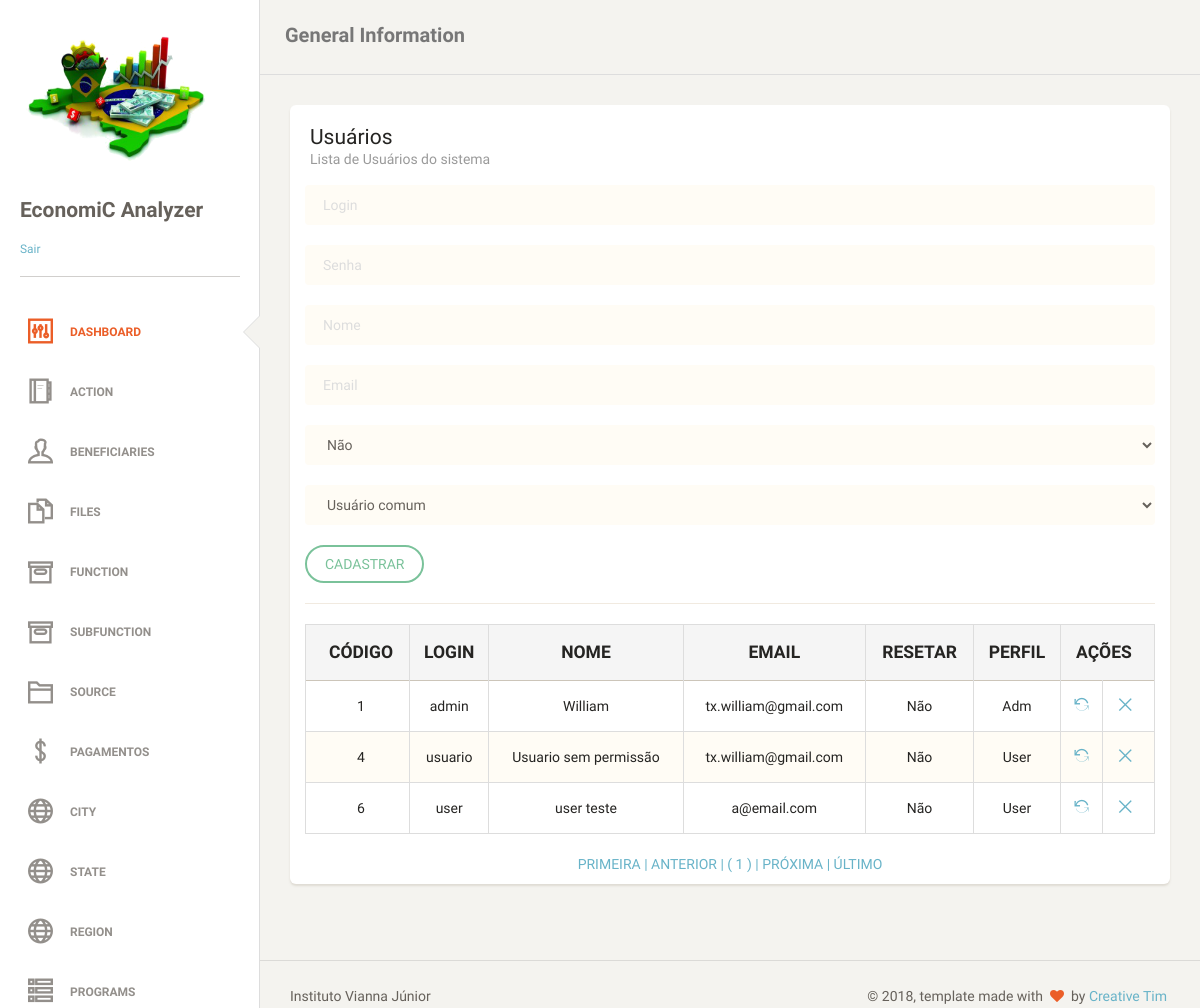
Page /users.php (signed in) on the committed database.
### tables this page shows
CREATE TABLE `tb_user` (
  `iduser` int(11) NOT NULL AUTO_INCREMENT,
  `login` varchar(255) DEFAULT NULL,
  `senha` varchar(255) DEFAULT NULL,
  `nome` varchar(255) DEFAULT NULL,
  `email` varchar(255) DEFAULT NULL,
  `resetar` tinyint(4) DEFAULT NULL,
  `perfil` tinyint(4) DEFAULT NULL,
  PRIMARY KEY (`iduser`)
);

### dao/userDAO.php (the view, shortened to what this page needs)
<?php
require_once "db/conexao.php";
class userDAO
{
    public function tabelapaginada()
    {
        global $pdo;
        $endereco = $_SERVER ['PHP_SELF'];
        $pagina_atual = (isset($_GET['page']) && is_numeric($_GET['page'])) ? $_GET['page'] : 1;
        $linha_inicial = ($pagina_atual - 1) * QTDE_REGISTROS;
        $sql = "SELECT iduser, login, senha, nome, email, resetar, perfil FROM tb_user LIMIT {$linha_inicial}, " . QTDE_REGISTROS;
        $statement = $pdo->prepare($sql);
        $statement->execute();
        $dados = $statement->fetchAll(PDO::FETCH_OBJ);
        $sqlContador = "SELECT COUNT(*) AS total_registros FROM tb_user";
        $statement = $pdo->prepare($sqlContador);
        $statement->execute();
        $valor = $statement->fetch(PDO::FETCH_OBJ);
        $primeira_pagina = 1;
        $ultima_pagina = ceil($valor->total_registros / QTDE_REGISTROS);
        $pagina_anterior = ($pagina_atual > 1) ? $pagina_atual - 1 : 0;
        $proxima_pagina = ($pagina_atual < $ultima_pagina) ? $pagina_atual + 1 : 0;
        $range_inicial = (($pagina_atual - RANGE_PAGINAS) >= 1) ? $pagina_atual - RANGE_PAGINAS : 1;
        $range_final = (($pagina_atual + RANGE_PAGINAS) <= $ultima_pagina) ? $pagina_atual + RANGE_PAGINAS : $ultima_pagina;
        $exibir_botao_inicio = ($range_inicial < $pagina_atual) ? 'mostrar' : 'esconder';
        $exibir_botao_final = ($range_final > $pagina_atual) ? 'mostrar' : 'esconder';
        if (!empty($dados)):
            echo "
     <table class='table table-striped table-bordered'>
     <thead>
       <tr style='text-transform: uppercase;' class='active'>
        <th style='text-align: center; font-weight: bolder;'>Código</th>
        <th style='text-align: center; font-weight: bolder;'>Login</th>
        <th style='text-align: center; font-weight: bolder;'>Nome</th>
        <th style='text-align: center; font-weight: bolder;'>Email</th>
        <th style='text-align: center; font-weight: bolder;'>Resetar</th>
        <th style='text-align: center; font-weight: bolder;'>Perfil</th>";
        if($_SESSION['perfil'] == 0){
            echo "<th style='text-align: center; font-weight: bolder;' colspan='2'>Ações</th>";
        }
       echo "</tr>
     </thead>
     <tbody>";
            foreach ($dados as $var):
                echo "<tr>
        <td style='text-align: center'>$var->iduser</td>
        <td style='text-align: center'>$var->login</td>
        <td style='text-align: center'>$var->nome</td>
        <td style='text-align: center'>$var->email</td>
        <td style='text-align: center'>";
            echo ($var->resetar == 0)? "Não" : "Sim";
        echo "</td>
        <td style='text-align: center'>";
           echo ($var->perfil == 0)? "Adm" : "User";
        if($_SESSION['perfil'] == 0){
            echo "</td>
            <td style='text-align: center'><a href='?act=upd&id=$var->iduser' title='Alterar'><i class='ti-reload'></i></a></td>
            <td style='text-align: center'><a href='?act=del&id=$var->iduser' title='Remover'><i class='ti-close'></i></a></td>
            </tr>";
        }else{
            echo "</tr>";
        }
            endforeach;
            echo "
</tbody>
     </table>
     <div class='box-paginacao' style='text-align: center'>
       <a class='box-navegacao  $exibir_botao_inicio' href='$endereco?page=$primeira_pagina' title='Primeira Página'> PRIMEIRA  |</a>
       <a class='box-navegacao  $exibir_botao_inicio' href='$endereco?page=$pagina_anterior' title='Página Anterior'> ANTERIOR  |</a>
";
            for ($i = $range_inicial; $i <= $range_final; $i++):
                $destaque = ($i == $pagina_atual) ? 'destaque' : '';
                echo "<a class='box-numero $destaque' href='$endereco?page=$i'> ( $i ) </a>";
            endfor;
            echo "<a class='box-navegacao $exibir_botao_final' href='$endereco?page=$proxima_pagina' title='Próxima Página'>| PRÓXIMA  </a>
                  <a class='box-navegacao $exibir_botao_final' href='$endereco?page=$ultima_pagina'  title='Última Página'>| ÚLTIMO  </a>
     </div>";
        else:
            echo "<p class='bg-danger'>Nenhum registro foi encontrado!</p>
     ";
        endif;
    }
}

### rows in the picture
tb_user: iduser "1", login "admin", nome "William", email "tx.william@gmail.com", resetar "Não", perfil "Adm"
tb_user: iduser "4", login "usuario", nome "Usuario sem permissão", email "tx.william@gmail.com", resetar "Não", perfil "User"
tb_user: iduser "6", login "user", nome "user teste", email "a@email.com", resetar "Não", perfil "User"
